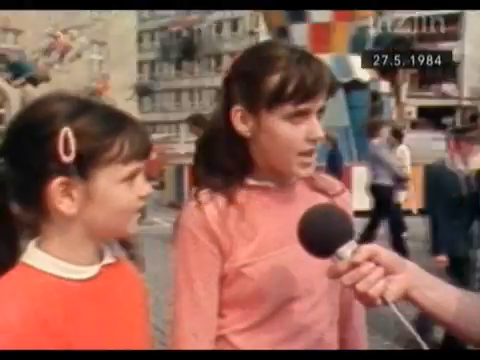
#> input picture frame 131 of imgsrc/zlin.mp4, 480 x 360 px
$ python videoDetection.py
#> lines starting #> are read from the running program, lines starting #| are printed output that depends on the picture; after the words box and inside, x2 and y2 are one past the last pixel; in counts of white or black regions, pixels touching at a corner belong together
import time

import cv2

video = "imgsrc/zlin.mp4"

face_classifier = cv2.CascadeClassifier(cv2.data.haarcascades + "haarcascade_frontalface_default.xml")
eyes_classifier = cv2.CascadeClassifier(cv2.data.haarcascades + "haarcascade_eye.xml")
smile_classifier = cv2.CascadeClassifier(cv2.data.haarcascades + "haarcascade_smile.xml")

cap = cv2.VideoCapture(video)

while True:
    ret, frame = cap.read()
#> frame is the input picture: shape (360, 480, 3); mean B, G, R 83.4, 95.5, 138.1
    if not ret:
        break

    gray_image = cv2.cvtColor(frame, cv2.COLOR_BGR2GRAY)
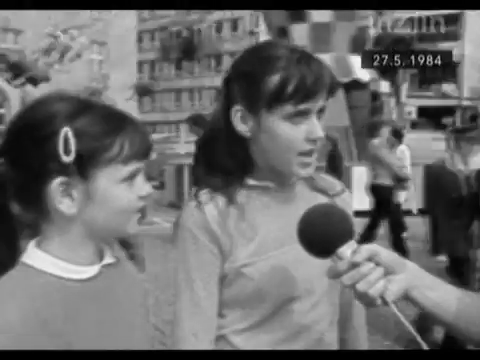
#> gray_image: shape (360, 480); min 0, max 244, mean 106.9
    faces = face_classifier.detectMultiScale(gray_image, scaleFactor=1.1, minNeighbors=5, minSize=(40, 40))
#> faces = ()

    for (x, y, w, h) in faces:
        cv2.rectangle(frame, (x, y), (x + w, y + h), (255, 0, 0), 2)

        face_roi = gray_image[y:y + h, x:x + w]

        eyes = eyes_classifier.detectMultiScale(face_roi)
        for (ex, ey, ew, eh) in eyes:
            cv2.rectangle(frame, (x + ex, y + ey), (x + ex + ew, y + ey + eh), (0, 255, 0), 2)

        smiles = smile_classifier.detectMultiScale(face_roi)
        for (sx, sy, sw, sh) in smiles:
            cv2.rectangle(frame, (x + sx, y + sy), (x + sx + sw, y + sy + sh), (100, 100, 90), 2)
#> this loop made 0 passes

    time.sleep(0.03) # time sleep na zpomaleni videa a prostor pro udelani screenshotu
    cv2.imshow('Video', frame)


cap.release()
cv2.destroyAllWindows()

$ run again, starting later in the video
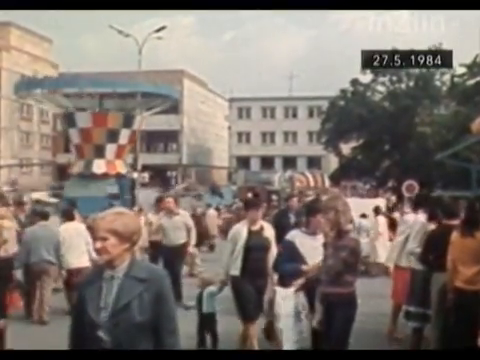
#> input picture frame 589 of imgsrc/zlin.mp4, 480 x 360 px
#> frame is the input picture: shape (360, 480, 3); mean B, G, R 107.2, 114.1, 124.1
#> `gray_image = cv2.cvtColor(frame, cv2.COLOR_BGR2GRAY)`:
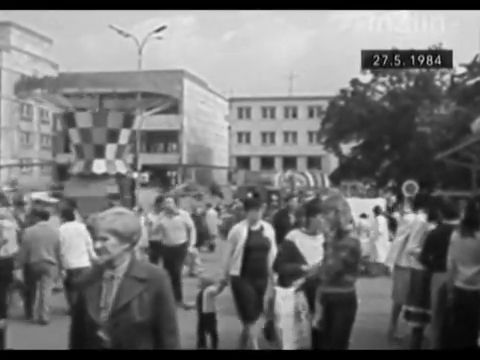
#> gray_image: shape (360, 480); min 0, max 241, mean 116.3
#> faces = [[74, 209, 71, 71]]
#> the loop `for (x, y, w, h) in faces:` made 1 pass
#> after the loop `for (x, y, w, h) in faces:`:
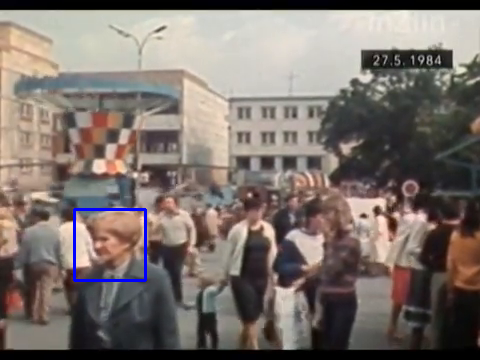
#> frame: shape (360, 480, 3); 0.49% of pixels changed, all inside (x1, y1, x2, y2) = (73, 208, 147, 282)

$ run again, starting later in the video
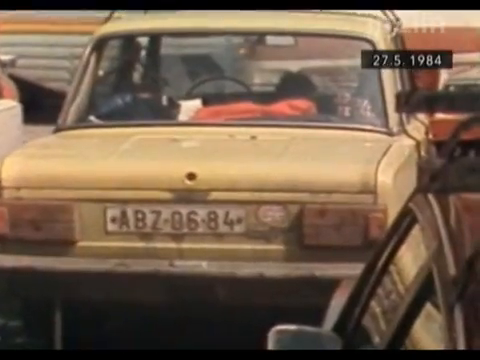
#> input picture frame 1048 of imgsrc/zlin.mp4, 480 x 360 px
#> frame is the input picture: shape (360, 480, 3); mean B, G, R 75.8, 95.6, 117.2
#> `gray_image = cv2.cvtColor(frame, cv2.COLOR_BGR2GRAY)`:
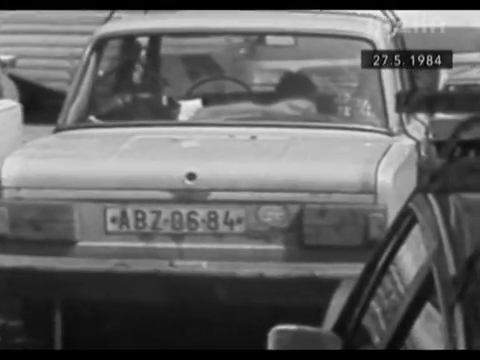
#> gray_image: shape (360, 480); min 0, max 239, mean 99.8
#> faces = ()
